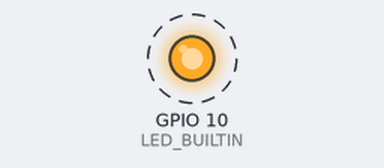
The sketch below on a simulated ESP8266 (NodeMCU). Shown: output pins drawn as LEDs (lit = HIGH). Dashed ring = blinking.

Above: at 0.5 s.
Timing chart, 0 to 4.6 s (numbered marks = the images above):
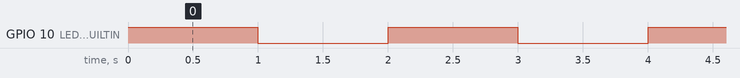

The sketch:

P01_Blinking_LED.ino
```cpp
// (licence header left out)
#include "config.h"

void setup()
{
  // Initialize digital pin as output
  pinMode(LED_BUILTIN, OUTPUT);
}

// the loop function runs over and over again forever
void loop() {
  digitalWrite(LED_BUILTIN, HIGH);  // turn the LED on (HIGH is the voltage level)
  delay(1000);              // wait for a second
  digitalWrite(LED_BUILTIN, LOW);   // turn the LED off by making the voltage LOW
  delay(1000);               // wait for a second
}
```

config.h
```cpp
// (licence header left out)
#ifndef _CONFIG_H
#define _CONFIG_H

#define STX D2           // Software Serial Tx Pin
#define SRX D3           // Software Serial Rx Pin

#define EN1 5            // Motor 1 PWM Pin
#define EN2 6            // Motor 2 PWM  Pin
#define IN1 4            // Motor 1 Direction Pin
#define IN2 7            // Motor 2 Direction Pin

#define LDR1 A6          // Right LDR Sensor
#define LDR2 A7          // Left LDR Sensor

#define IRRX 8           // IR Receiver

#define BUZZ 9           // Buzzer Output

#define LED_BUILTIN 10   // LED Pin

#define TRIG 11          // Trigger Pin for Sonar
#define ECHO 12          // Echo Pin for Sonar

#define RGB 13     	 // RGB LED Output

#define LF1 A0   	 // Right IRRX Module
#define LF2 A1   	 // Center IRRX Module
#define LF3 A2   	 // Left IRRX Module
#define BV A3    	 // Battery Voltage Pin
#define SDA_PIN A4   	 // Right LDR Sensor
#define SCL_PIN A5   	 // Left LDR Sensor

#define MAX_DISTANCE 500 // We will use this for maximum Sonar distance

// We will use the below enum to define different RGB Colours
enum RGBColor { UNDEF, RED, ORANGE, YELLOW, GREEN,  BLUE, PURPLE, WHITE, BLACK };

#endif // _CONFIG_H
```

Measured:
- by itself, GPIO 10 (LED_BUILTIN): alternates HIGH for 1.0 s and LOW for 1.0 s
